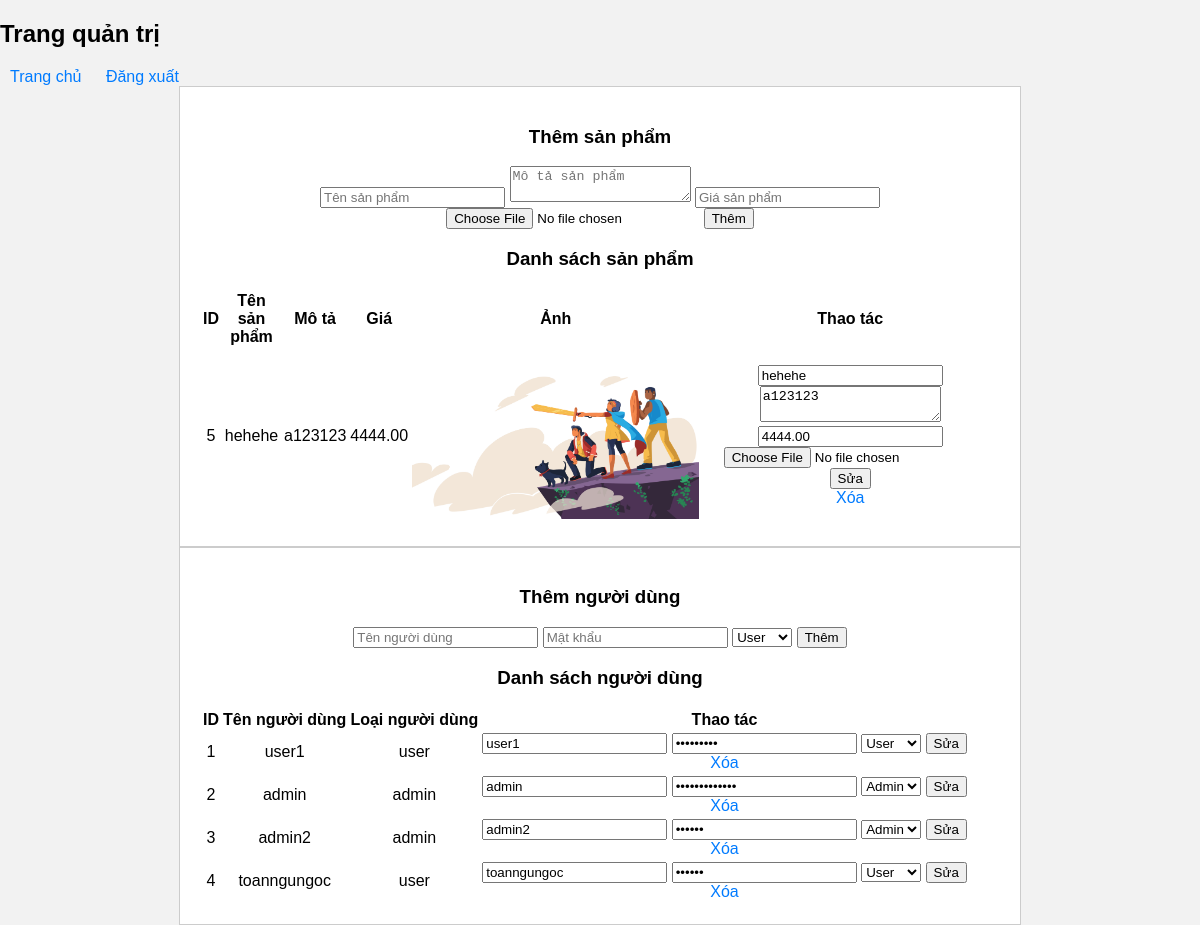
Screenshot of /quantri.php (signed in) with the database file from the repository.
### tables this page shows
CREATE TABLE `products` (
  `id` int(11) NOT NULL,
  `name` varchar(255) NOT NULL,
  `description` text DEFAULT NULL,
  `price` decimal(10,2) NOT NULL,
  `image` varchar(255) NOT NULL
);

CREATE TABLE `users` (
  `id` int(11) NOT NULL,
  `username` varchar(255) NOT NULL,
  `password` varchar(255) NOT NULL,
  `role` enum('user','admin') DEFAULT 'user'
);

### quantri.php (the view, shortened to what this page needs)
<?php
require_once "includes/db.php";
$products = $pdo->query("SELECT * FROM products")->fetchAll(PDO::FETCH_ASSOC);
$users = $pdo->query("SELECT * FROM users")->fetchAll(PDO::FETCH_ASSOC);
?>
<!DOCTYPE html>
<html lang="en">
<head>
    <link rel="stylesheet" href="style.css">
</head>
<body>
    <h2>Trang quản trị</h2>
    <a href="index.php">Trang chủ</a>
    <a href="logout.php">Đăng xuất</a>
    <div class="container">
        <h3>Thêm sản phẩm</h3>
        <form action="quantri.php" method="POST" enctype="multipart/form-data">
            <input type="text" name="product_name" placeholder="Tên sản phẩm" required>
            <textarea name="product_description" placeholder="Mô tả sản phẩm"></textarea>
            <input type="number" name="product_price" placeholder="Giá sản phẩm" step="0.01" required>
            <input type="file" name="product_image" accept="image/*" required>
            <button type="submit" name="add_product">Thêm</button>
        </form>
        <h3>Danh sách sản phẩm</h3>
        <table>
            <thead>
                <tr>
                    <th>ID</th>
                    <th>Tên sản phẩm</th>
                    <th>Mô tả</th>
                    <th>Giá</th>
                    <th>Ảnh</th>
                    <th>Thao tác</th>
                </tr>
            </thead>
            <tbody>
                <?php foreach ($products as $product) : ?>
                    <tr>
                        <td><?php echo $product['id']; ?></td>
                        <td><?php echo $product['name']; ?></td>
                        <td><?php echo $product['description']; ?></td>
                        <td><?php echo $product['price']; ?></td>
                        <td><img src="<?php echo $product['image']; ?>" alt="<?php echo $product['name']; ?>"></td>
                        <td>
                            <form action="quantri.php" method="POST">
                                <input type="text" name="product_name" value="<?php echo $product['name']; ?>">
                                <textarea name="product_description"><?php echo $product['description']; ?></textarea>
                                <input type="number" name="product_price" value="<?php echo $product['price']; ?>" step="0.01">
                                <input type="file" name="product_image" accept="image/*">
                                <button type="submit" name="edit_product">Sửa</button>
                            </form>
                            <a href="quantri.php?delete_product=<?php echo $product['id']; ?>">Xóa</a>
                        </td>
                    </tr>
                <?php endforeach; ?>
            </tbody>
        </table>
    </div>
    <div class="container">
        <h3>Thêm người dùng</h3>
        <form action="quantri.php" method="POST">
            <input type="text" name="username" placeholder="Tên người dùng" required>
            <input type="password" name="password" placeholder="Mật khẩu" required>
            <select name="role">
                <option value="user">User</option>
            </select>
            <button type="submit" name="add_user">Thêm</button>
        </form>
        <h3>Danh sách người dùng</h3>
        <table>
            <thead>
                <tr>
                    <th>ID</th>
                    <th>Tên người dùng</th>
                    <th>Loại người dùng</th>
                    <th>Thao tác</th>
                </tr>
            </thead>
            <tbody>
                <?php foreach ($users as $user) : ?>
                    <tr>
                        <td><?php echo $user['id']; ?></td>
                        <td><?php echo $user['username']; ?></td>
                        <td><?php echo $user['role']; ?></td>
                        <td>
                            <form action="quantri.php" method="POST">
                                <input type="text" name="username" value="<?php echo $user['username']; ?>">
                                <input type="password" name="password" value="<?php echo $user['password']; ?>">
                                <select name="role">
                                    <option value="user" <?php echo $user['role'] === 'user' ? 'selected' : ''; ?>>User
                                    </option>
                                    <option value="admin" <?php echo $user['role'] === 'admin' ? 'selected' : ''; ?>>Admin
                                    </option>
                                </select>
                                <button type="submit" name="edit_user">Sửa</button>
                            </form>
                            <a href="quantri.php?delete_user=<?php echo $user['id']; ?>">Xóa</a>
                        </td>
                    </tr>
                <?php endforeach; ?>
            </tbody>
        </table>
    </div>
</body>
</html>

### style.css (style rules this page uses)
body { font-family: Arial, sans-serif; background-color: #f2f2f2; margin: 0; padding: 0; }
.container { max-width: 800px; margin: 0 auto; padding: 20px; background-color: #fff; text-align: center; border: 1px solid #ccc; }
.container img { max-width: 100%; height: auto; }
a { text-decoration: none; color: #007bff; margin: 10px; }

### rows the page displays
products: id "5", name "hehehe", description "a123123", price "4444.00", image (picture), product_name "hehehe", product_description "a123123", product_price "4444.00"
users: id "1", username "user1", role "user", role "User"
users: id "2", username "admin", role "admin", role "Admin"
users: id "3", username "admin2", role "admin", role "Admin"
users: id "4", username "toanngungoc", role "user", role "User"
